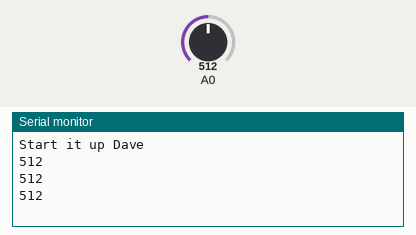
Simulated run of this sketch. Board: Arduino Uno, built with avr-gcc and run on an emulated ATmega328P. On the bench: the last lines printed to the serial monitor. The inputs (shaded band) are chosen by the test bench; at power-on: A0 = 512.

Above: at 1.3 s.
1.4 s: A0 set to 716
At 1.9 s:
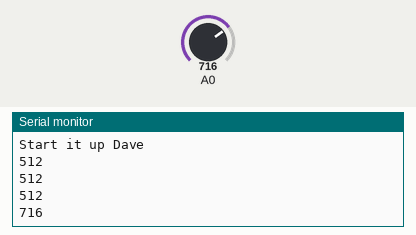
4.0 s: A0 set to 900
At 4.4 s:
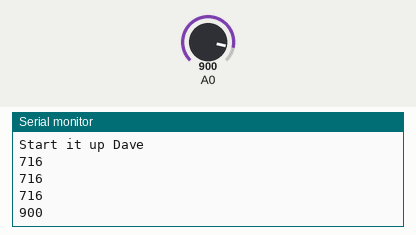
Timing chart, 0 to 7.0 s (numbered marks = the images above; inputs shaded):
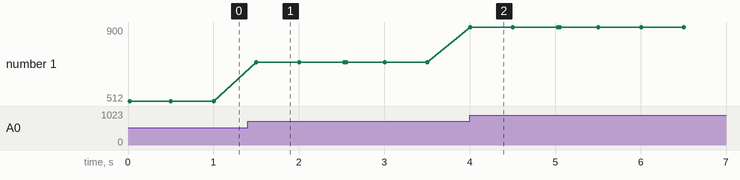

Measured:
- after the input at 1.4 s, the serial monitor: prints a new line after 0.10 s (image 1)
- after the input at 4.0 s, the serial monitor: prints a new line at once (image 2)
- plotted number 1: 512 → 716 after the input at 1.4 s, 716 → 900 after the input at 4.0 s

The sketch:

Swanky_Snicket-Kasi1.ino
```cpp
void setup()
{
  Serial.begin(9600);
}

void loop()
{
  Serial.println("Start it up Dave");
  int biggest = 0;
  int biggestPosition = 0;
  for (int i=0; i < 5; i++)
  {
    int potValue = analogRead(A0);
    Serial.println(potValue);
    if (potValue > biggest)
    {
      biggest = potValue;
      biggestPosition = i;
    }
    delay(500);
  }
  Serial.println("I did it! The big one is");
  Serial.println(biggest);
}
```
